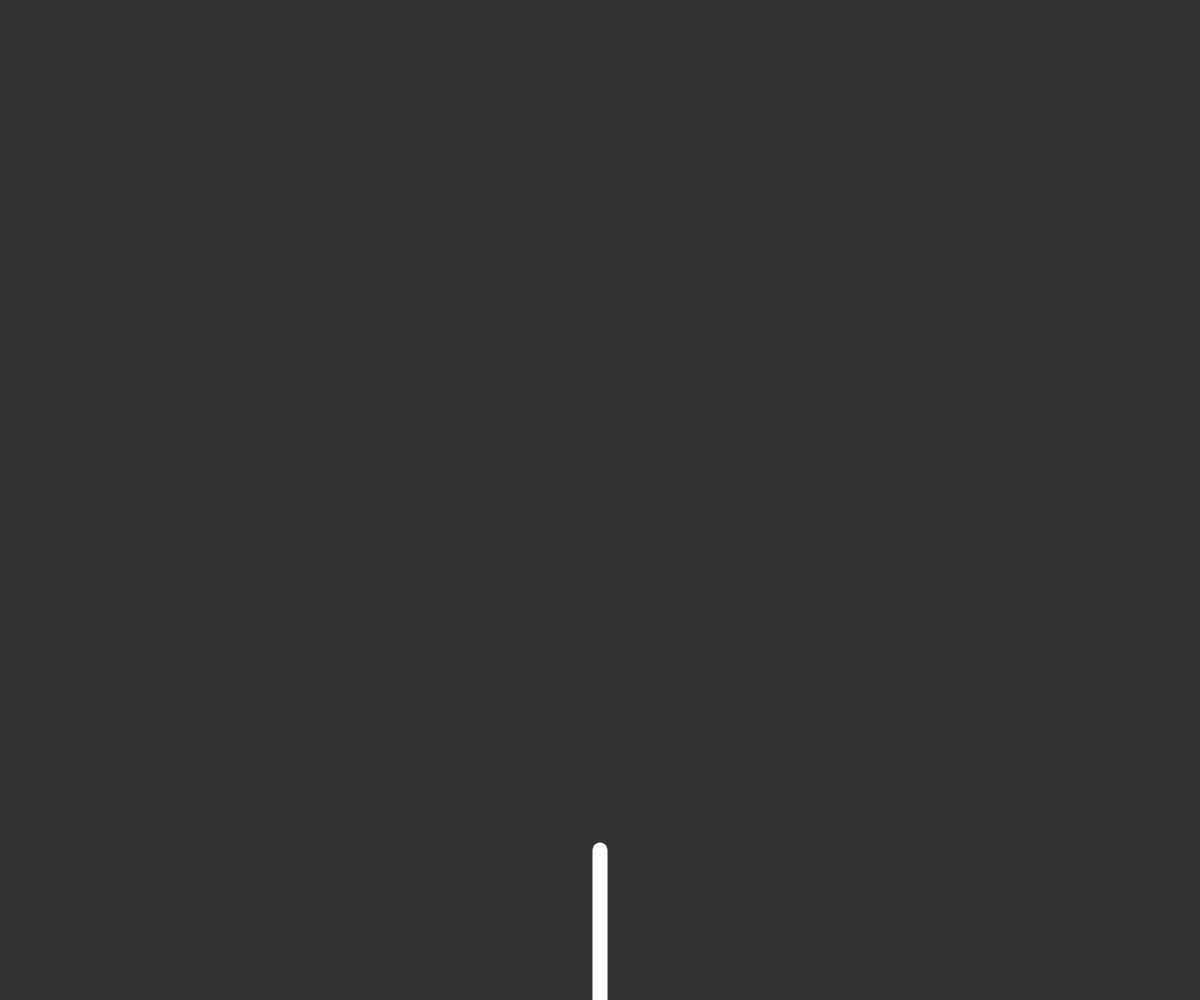
Frame 1 (no input)
Frame 60 (no input): identical to frame 1, image omitted
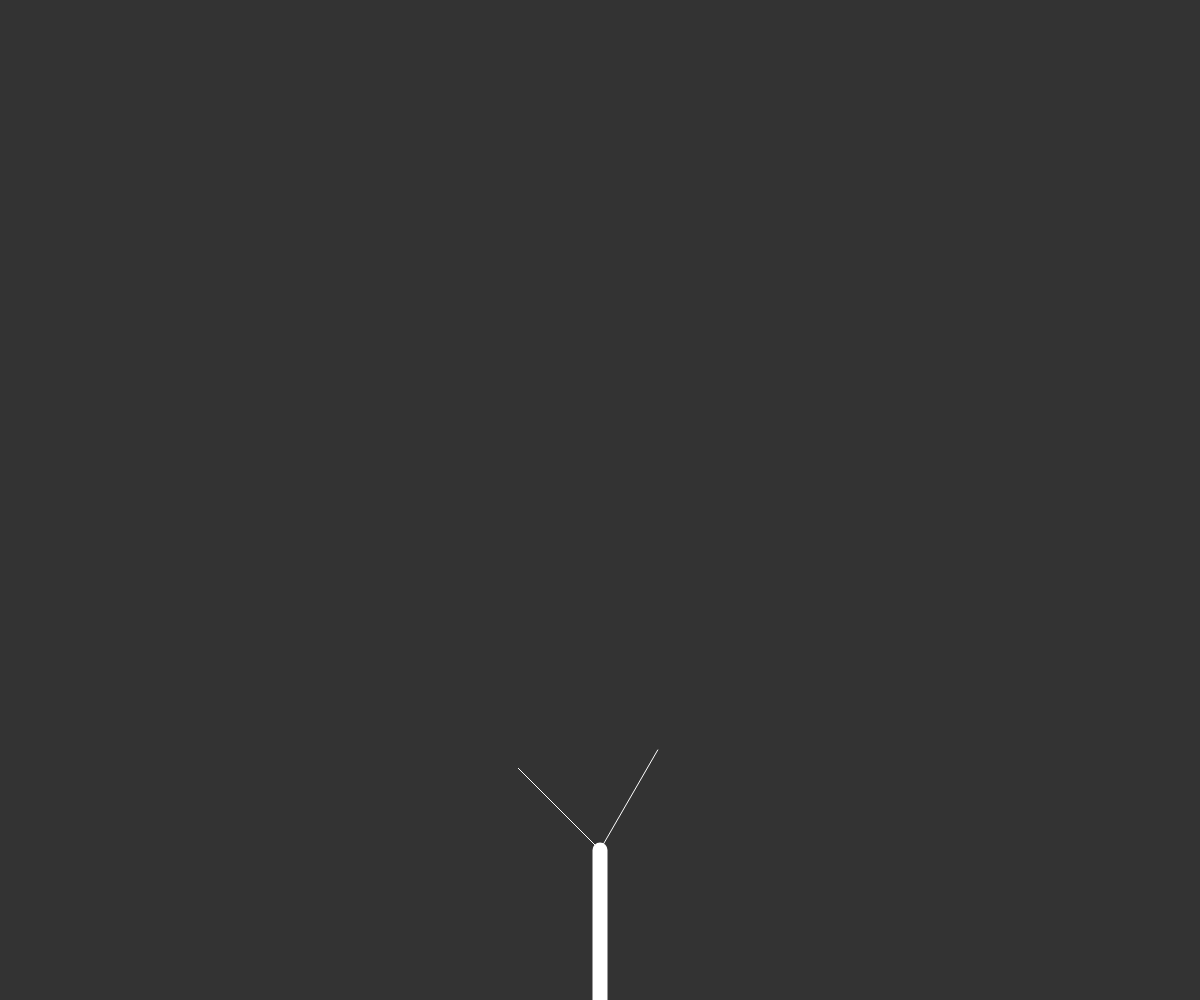
Frame 120 (the mouse pressed at the canvas centre since frame 60)

The p5.js sketch that drew these frames (run headless with seeded random() and noise() and a simulated clock; from frame 60 on, the mouse is pressed at the canvas centre):

// p5.js sketch
// ── sketch.js
// Coding Rainbow
// Daniel Shiffman
// http://patreon.com/codingtrain
// Code for: https://youtu.be/fcdNSZ9IzJM

let tree = [];
let leaves = [];
let leavesOnTree = [];
let axisY = 1;
let axisX = 0;
let count = 0;

function setup() {
  createCanvas(windowWidth, windowHeight);
  // console.log(windowWidth, windowHeight, width, height)
  let a = createVector(width / 2, height);
  let b = createVector(width / 2, height - 150);
  let root = new Branch(a, b);

  // strokeWeight(10);
  tree[0] = root;
  tree[0].branchWeight = 15;
}

function mousePressed() {
  // console.log(tree.length);
  if(tree.length > 8000){
    return;
  }
  for (let i = tree.length - 1; i >= 0; i--) {
    if (!tree[i].finished) {
      if(tree.length === 1){
        tree[i].branchWeight = 15;
      }
      else if(tree.length > 1 && tree.length < 6){
        tree[i].branchWeight = 10;
      }
      else if(tree.length >= 6 && tree.length < 100){
        tree[i].branchWeight = 4;
      }
      else if(tree.length >= 100 && tree.length < 400){
        tree[i].branchWeight = 2;
      }
      else if(tree.length >= 400){
        tree[i].branchWeight = 1;
      }

      tree.push(tree[i].branchA());
      tree.push(tree[i].branchB());
      if(count >= 5){
        let leaf = tree[i].end.copy();
        leavesOnTree.push(leaf);
      }
    }
    tree[i].finished = true;
  }
  count++;

  if (count === 12) {
    for (let i = 0; i < tree.length; i++) {
      if (!tree[i].finished) {
        let leaf = tree[i].end.copy();
        leaves.push(leaf);
      }
    }
    leavesOnTree = [];
  }
}


function draw() {
  background(51);
  // background(img, 0, 0, windowWidth, windowHeight)
  // setGradient(0, 0, width, height, color('#66e0ff'), color('#005266'), axisY);

  for (let i = 0; i < tree.length; i++) {

    // console.log(tree[i])
    tree[i].show();

    //tree[i].jitter();
  }

  // console.log(leaves.length)

  if(count >= 5 && count < 12){
    for (let i = 0; i < leavesOnTree.length; i++) {
      fill(255, 0, 100, 100);
      noStroke();
      ellipse(leavesOnTree[i].x, leavesOnTree[i].y, 15, 15);
      // leaves[i].y += random(0, 10);
    }
  }

  if(count === 12){
    for (let i = 0; i < leaves.length; i++) {
      fill(255, 0, 100, 100);
      noStroke();
      ellipse(leaves[i].x, leaves[i].y, 15, 15);
      leaves[i].y += random(0, 25);
    }
  }
}



function setGradient(x, y, w, h, c1, c2, axis) {
    noFill();
    if (axis == axisY) {
      for (let i = y; i <= y + h; i++) {
        let inter = map(i, y, y + h, 0, 1);
        let c = lerpColor(c1, c2, inter);
        stroke(c);
        line(x, i, x + w, i);
      }
    }
  }
// ── branch.js
function Branch(begin, end) {
  this.begin = begin;
  this.end = end;
  this.finished = false;
  this.branchWeight = 1;

  this.jitter = function() {
    this.end.x += random(-1, 1);
    this.end.y += random(-1, 1);
  };

  this.show = function() {
    // stroke('#4d4d00');
    stroke(255);
    
    strokeWeight(this.branchWeight);
    line(this.begin.x, this.begin.y, this.end.x, this.end.y);
  };

  this.branchA = function() {
    var dir = p5.Vector.sub(this.end, this.begin);
    dir.rotate(PI / 6);
    dir.mult(0.77);
    var newEnd = p5.Vector.add(this.end, dir);
    var b = new Branch(this.end, newEnd);
    return b;
  };
  this.branchB = function() {
    var dir = p5.Vector.sub(this.end, this.begin);
    dir.rotate(-PI / 4);
    dir.mult(0.77);
    var newEnd = p5.Vector.add(this.end, dir);
    var b = new Branch(this.end, newEnd);
    return b;
  };
}
